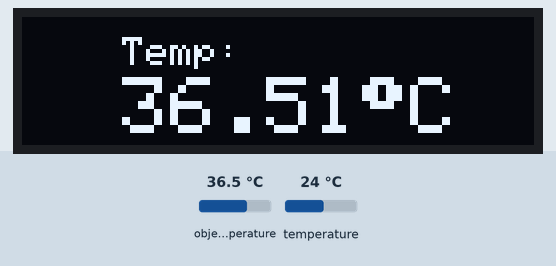
Bench run of a sketch on a simulated Arduino Uno, built with avr-gcc and run on an emulated ATmega328P. Shown: 128×32 one-colour display. Inputs (shaded band) come from the test bench; at power-on: object temperature 36.5 °C, temperature 24 °C. What the sketch prints to the serial monitor is not drawn.

Above: at 6.2 s.
6.3 s: object temperature set to 20 °C
At 8.1 s:
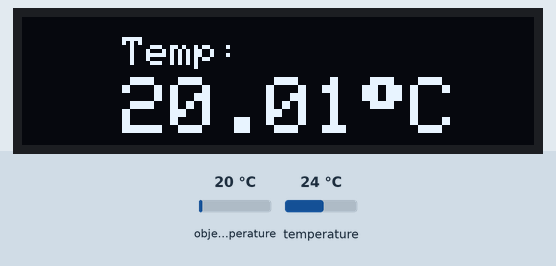
8.5 s: object temperature set to 26 °C
At 9.6 s:
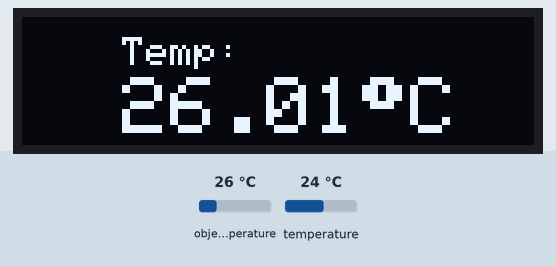
10.6 s: object temperature set to 32 °C
At 12.3 s:
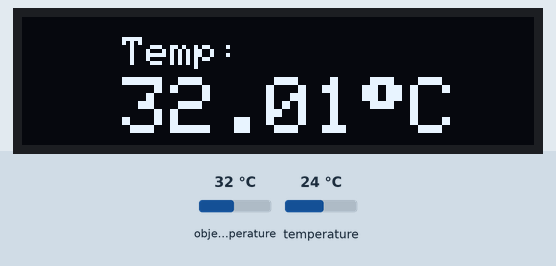
Timing chart, 0 to 13.8 s (numbered marks = the images above; inputs shaded):
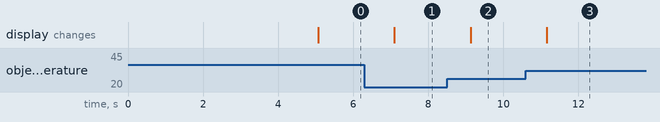

Measured:
- after the input at 6.3 s, the display: changes after 0.80 s (image 1)
- after the input at 8.5 s, the display: changes after 0.63 s (image 2)
- after the input at 10.6 s, the display: changes after 0.56 s (image 3)

The sketch:

Test_MLX_SSD.ino
```cpp
#include <Adafruit_GFX.h>
#include <Adafruit_SSD1306.h>
#include <Adafruit_MLX90614.h>

 // For the SSD1306 I2C supported Oled Display Module
#define SCREEN_WIDTH 128    // OLED display width, in pixels
#define SCREEN_HEIGHT 32    // OLED display height, in pixels
#define OLED_RESET -1       // Reset pin # (or -1 if sharing Arduino reset pin)
Adafruit_SSD1306 display(SCREEN_WIDTH, SCREEN_HEIGHT, &Wire, OLED_RESET);


Adafruit_MLX90614 mlx = Adafruit_MLX90614();

double temp_amb;
double temp_obj;

void setup()
{
  Serial.begin(9600);
  mlx.begin();         //Initialize MLX90614
  display.begin(SSD1306_SWITCHCAPVCC, 0x3C); //initialize with the I2C addr 0x3C (128x64)

  Serial.println("MLX90614 Infrared Temperature and Oled display with Arduino");

  display.clearDisplay();
  display.setCursor(25,5);
  display.setTextSize(1);
  display.setTextColor(WHITE);
  display.println("Temp Monitor:");
  display.setCursor(25,35);
  display.setTextSize(1);
  display.print("Initializing");
  display.display();
  delay(5000);
}

void loop()
{

  temp_amb = mlx.readAmbientTempC();
  temp_obj = mlx.readObjectTempC();


  display.clearDisplay();
  display.setCursor(25,5);
  display.setTextSize(1);
  display.setTextColor(WHITE);
  display.println("Temp:");
  display.setCursor(25,15);
  display.setTextSize(2);
  display.print(temp_obj);
  display.print((char)247);
  display.print("C");
  display.display();

  delay(1000);
}
```
